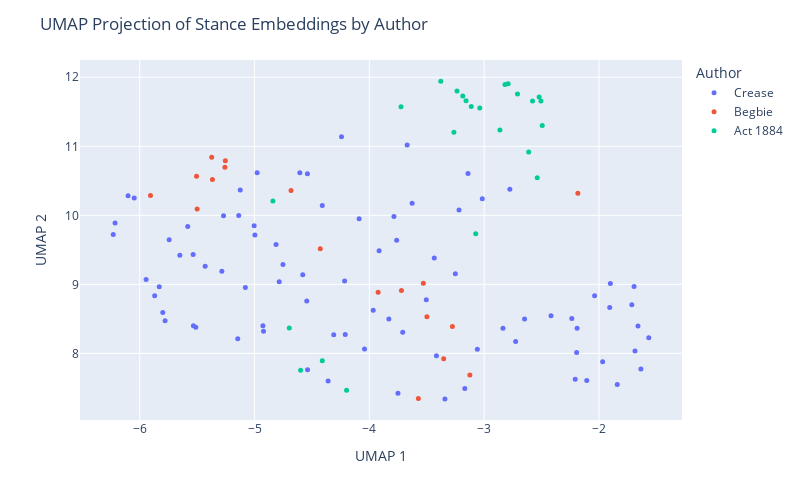

This figure's notebook cell:
### Code cell
pio.renderers.default = "plotly_mimetype+notebook_connected"

umap_df = pd.DataFrame(proj, columns=['UMAP 1', 'UMAP 2'])
umap_df['Author'] = labels
umap_df['Text'] = [snip for auth in act_snippets for snip in act_snippets[auth]]
umap_df['Text'] = umap_df['Text'].apply(lambda t: wrap_text(t, width=60))

fig = px.scatter(umap_df, x='UMAP 1', y='UMAP 2', 
                 color='Author', hover_data=['Text'], 
                 width=800, height=500 )
fig.update_traces(marker=dict(size=5))
fig.update_layout(title='UMAP Projection of Stance Embeddings by Author')
fig.show()
